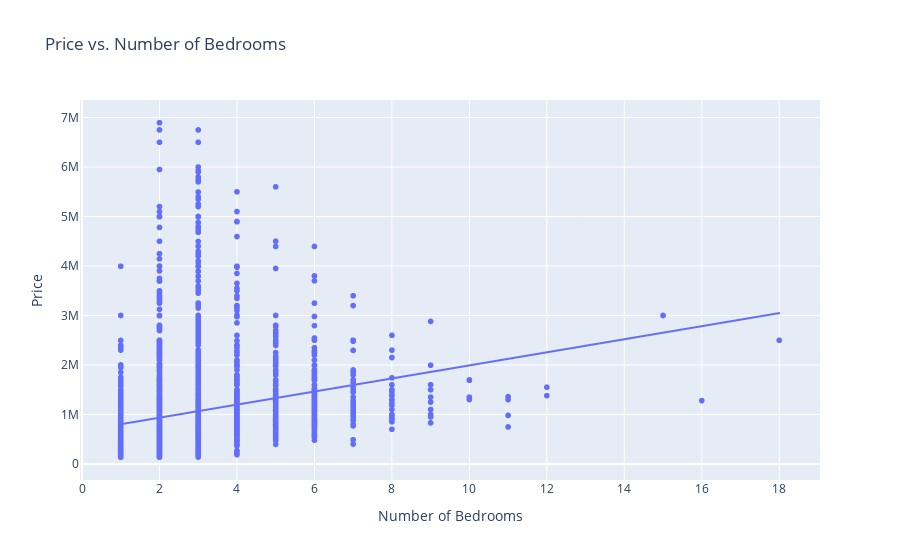
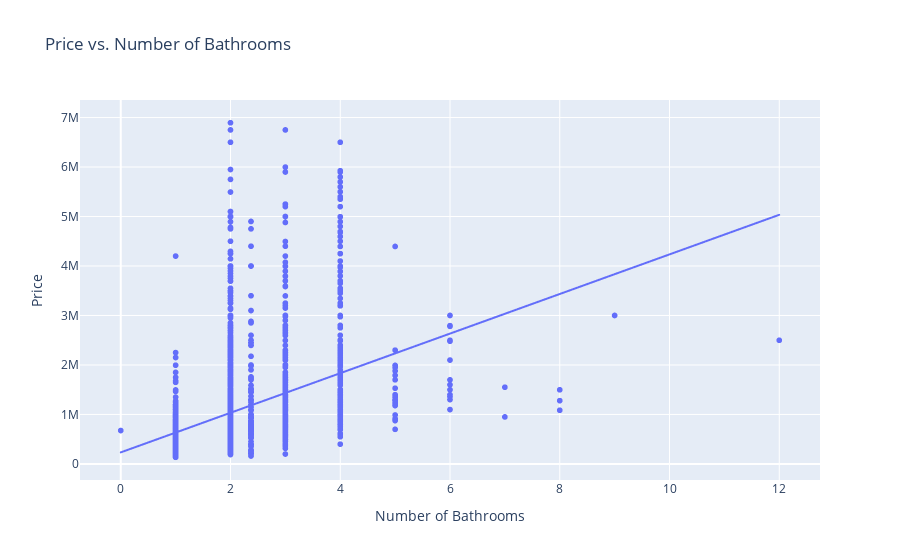

These figures' notebook cell, in order:
### Code cell
import plotly.express as px

fig1 = px.scatter(df_normal, x='BEDS', y='PRICE', 
                  trendline='ols', 
                  labels={'PRICE': 'Price', 'BEDS': 'Number of Bedrooms'},
                  title='Price vs. Number of Bedrooms')
fig1.show()

fig2 = px.scatter(df_normal, x='BATH', y='PRICE', 
                  trendline='ols', 
                  labels={'PRICE': 'Price', 'BATH': 'Number of Bathrooms'},
                  title='Price vs. Number of Bathrooms')
fig2.show()

### Figure 1 — Plotly figure (JSON) as saved in the notebook; plotly's stock layout.template omitted (floating-point values rounded to 4 significant figures; data arrays with more than 128 entries replaced by an {"elided": "..."} marker saying what was removed)
{"data": [{"hovertemplate": "Number of Bedrooms=%{x}<br>Price=%{y}<extra></extra>", "legendgroup": "", "marker": {"color": "#636efa", "symbol": "circle"}, "mode": "markers", "name": "", "showlegend": false, "type": "scattergl", "x": {"elided": "2584 int values"}, "xaxis": "x", "y": {"elided": "2584 int values"}, "yaxis": "y"}, {"hovertemplate": "<b>OLS trendline</b><br>PRICE = 132115 * BEDS + 670235<br>R<sup>2</sup>=0.052496<br><br>Number of Bedrooms=%{x}<br>Price=%{y} <b>(trend)</b><extra></extra>", "legendgroup": "", "marker": {"color": "#636efa", "symbol": "circle"}, "mode": "lines", "name": "", "showlegend": false, "type": "scattergl", "x": {"elided": "2584 int values"}, "xaxis": "x", "y": {"elided": "2584 float values"}, "yaxis": "y"}], "layout": {"legend": {"tracegroupgap": 0}, "title": {"text": "Price vs. Number of Bedrooms"}, "xaxis": {"anchor": "y", "domain": [0, 1], "title": {"text": "Number of Bedrooms"}}, "yaxis": {"anchor": "x", "domain": [0, 1], "title": {"text": "Price"}}}}

### Figure 2 — Plotly figure (JSON) as saved in the notebook; plotly's stock layout.template omitted (floating-point values rounded to 4 significant figures; data arrays with more than 128 entries replaced by an {"elided": "..."} marker saying what was removed)
{"data": [{"hovertemplate": "Number of Bathrooms=%{x}<br>Price=%{y}<extra></extra>", "legendgroup": "", "marker": {"color": "#636efa", "symbol": "circle"}, "mode": "markers", "name": "", "showlegend": false, "type": "scattergl", "x": {"elided": "2584 float values"}, "xaxis": "x", "y": {"elided": "2584 int values"}, "yaxis": "y"}, {"hovertemplate": "<b>OLS trendline</b><br>PRICE = 400108 * BATH + 233434<br>R<sup>2</sup>=0.190539<br><br>Number of Bathrooms=%{x}<br>Price=%{y} <b>(trend)</b><extra></extra>", "legendgroup": "", "marker": {"color": "#636efa", "symbol": "circle"}, "mode": "lines", "name": "", "showlegend": false, "type": "scattergl", "x": {"elided": "2584 float values"}, "xaxis": "x", "y": {"elided": "2584 float values"}, "yaxis": "y"}], "layout": {"legend": {"tracegroupgap": 0}, "title": {"text": "Price vs. Number of Bathrooms"}, "xaxis": {"anchor": "y", "domain": [0, 1], "title": {"text": "Number of Bathrooms"}}, "yaxis": {"anchor": "x", "domain": [0, 1], "title": {"text": "Price"}}}}
